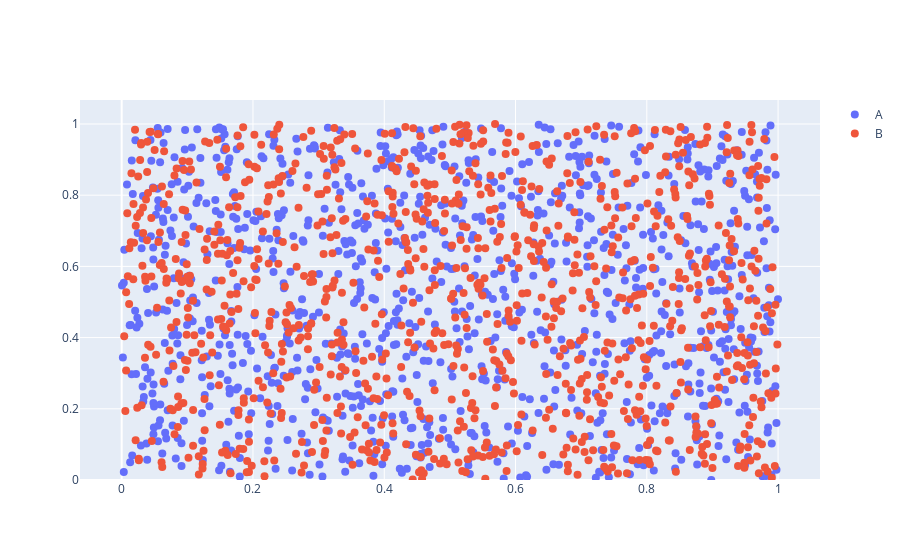

Notebook code cell kept with this figure:
### Code cell
x = np.random.random(1000)
y = np.random.random(1000)
df = pd.DataFrame({'x': x, 'y': y})
df['category'] = 'A'

x = np.random.random(1000)
y = np.random.random(1000)
df2 = pd.DataFrame({'x': x, 'y': y})
df2['category'] = 'B'

df = pd.concat([df, df2], axis=0)

ggplot(df, aes(x='x', y='y', color='category')) + geom_point()

### Figure 1 — Plotly figure (JSON) as saved in the notebook; plotly's stock layout.template omitted (floating-point values rounded to 4 significant figures; data arrays with more than 128 entries replaced by an {"elided": "..."} marker saying what was removed)
{"data": [{"marker": {"color": "#636EFA", "size": 8}, "mode": "markers", "name": "A", "opacity": 1, "showlegend": true, "type": "scatter", "x": {"elided": "1000 float values"}, "xaxis": "x", "y": {"elided": "1000 float values"}, "yaxis": "y"}, {"marker": {"color": "#EF553B", "size": 8}, "mode": "markers", "name": "B", "opacity": 1, "showlegend": true, "type": "scatter", "x": {"elided": "1000 float values"}, "xaxis": "x", "y": {"elided": "1000 float values"}, "yaxis": "y"}], "layout": {"legend": {"x": 1.02, "xanchor": "left", "y": 1, "yanchor": "top"}, "showlegend": true, "xaxis": {"anchor": "y", "domain": [0, 1]}, "yaxis": {"anchor": "x", "domain": [0, 1], "rangemode": "tozero"}}}
